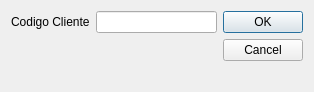
<?xml version="1.0" encoding="UTF-8"?>
<ui version="4.0">
 <class>FormCedulaCliente</class>
 <widget class="QDialog" name="FormCedulaCliente">
  <property name="geometry">
   <rect>
    <x>0</x>
    <y>0</y>
    <width>314</width>
    <height>92</height>
   </rect>
  </property>
  <property name="windowTitle">
   <string>Dialog</string>
  </property>
  <layout class="QHBoxLayout" name="horizontalLayout_2">
   <item>
    <layout class="QHBoxLayout" name="horizontalLayout">
     <item>
      <layout class="QFormLayout" name="formLayout">
       <item row="0" column="0">
        <widget class="QLabel" name="codigoClienteLabel">
         <property name="text">
          <string>Codigo Cliente</string>
         </property>
        </widget>
       </item>
       <item row="0" column="1">
        <widget class="QLineEdit" name="codigoClienteLineEdit"/>
       </item>
      </layout>
     </item>
     <item>
      <widget class="QDialogButtonBox" name="buttonBox">
       <property name="orientation">
        <enum>Qt::Vertical</enum>
       </property>
       <property name="standardButtons">
        <set>QDialogButtonBox::Cancel|QDialogButtonBox::Ok</set>
       </property>
      </widget>
     </item>
    </layout>
   </item>
  </layout>
 </widget>
 <resources/>
 <connections>
  <connection>
   <sender>buttonBox</sender>
   <signal>accepted()</signal>
   <receiver>FormCedulaCliente</receiver>
   <slot>accept()</slot>
   <hints>
    <hint type="sourcelabel">
     <x>248</x>
     <y>254</y>
    </hint>
    <hint type="destinationlabel">
     <x>157</x>
     <y>274</y>
    </hint>
   </hints>
  </connection>
  <connection>
   <sender>buttonBox</sender>
   <signal>rejected()</signal>
   <receiver>FormCedulaCliente</receiver>
   <slot>reject()</slot>
   <hints>
    <hint type="sourcelabel">
     <x>316</x>
     <y>260</y>
    </hint>
    <hint type="destinationlabel">
     <x>286</x>
     <y>274</y>
    </hint>
   </hints>
  </connection>
 </connections>
</ui>
